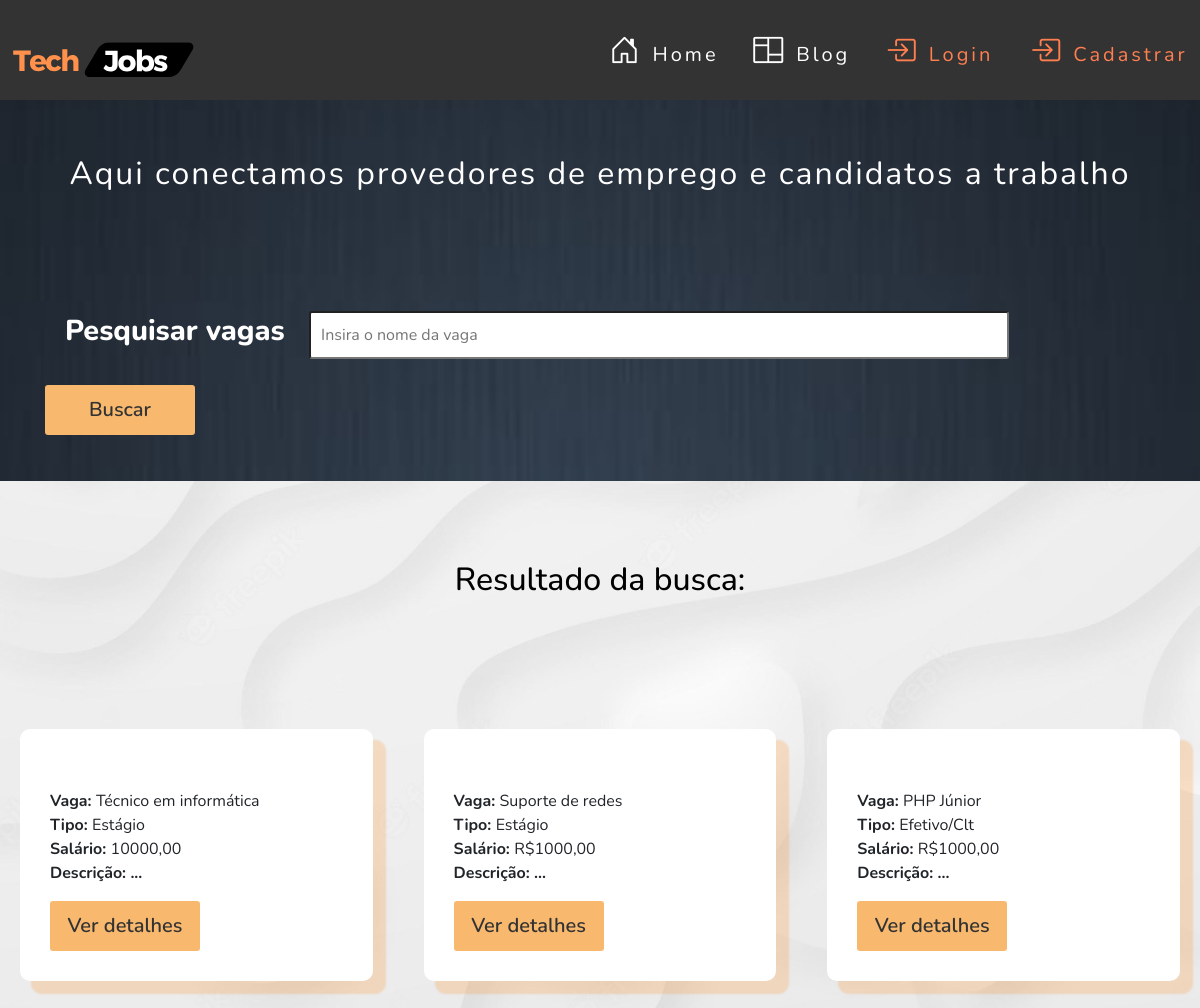
Before: /vaga/consulta.php with the older database file.
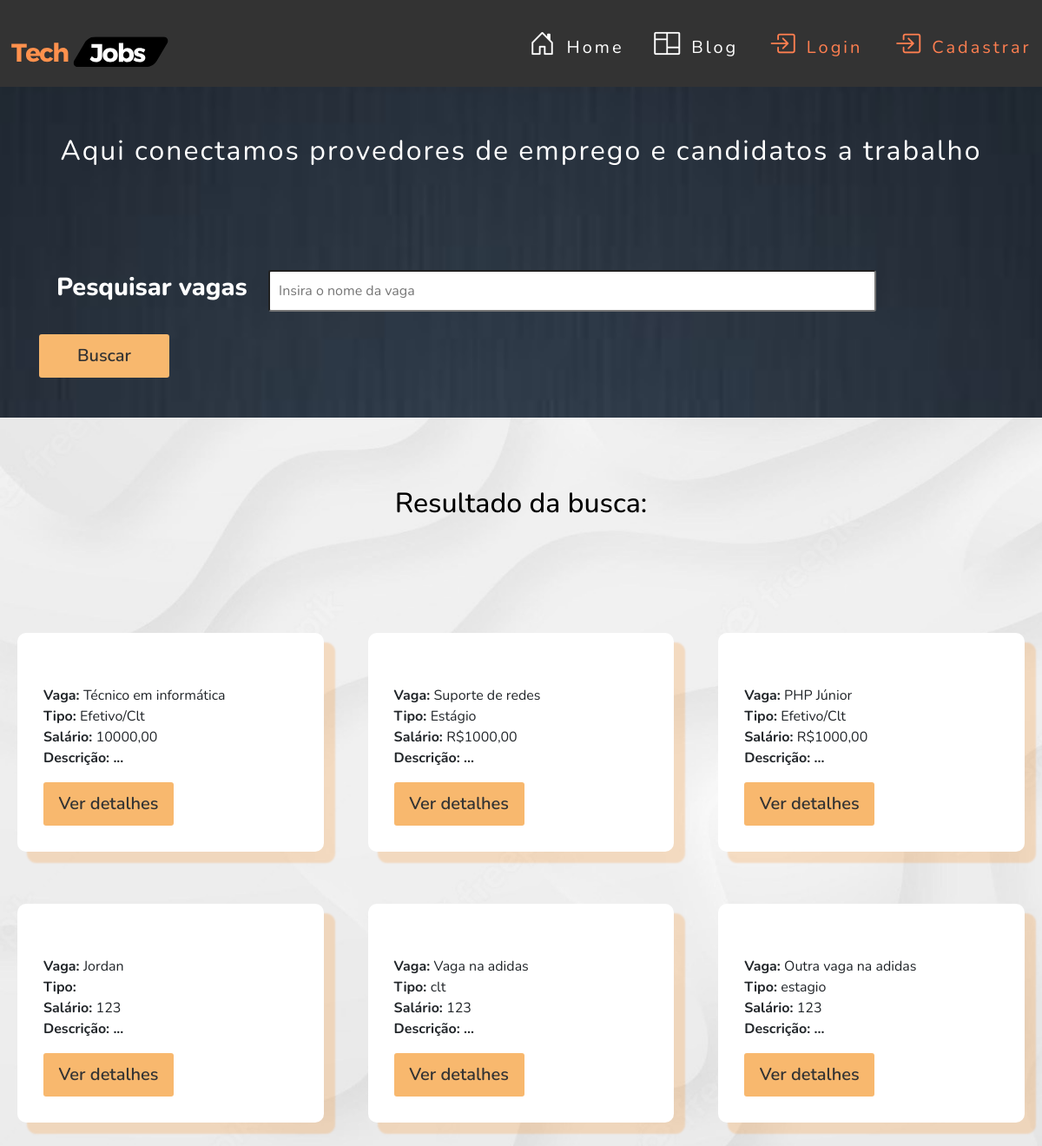
After: the same page with the newer database file.
### tables this page shows
CREATE TABLE `vaga` (
  `id` int NOT NULL,
  `nome` varchar(50) NOT NULL,
  `tipo` varchar(30) NOT NULL,
  `descricao` longtext NOT NULL,
  `salario` varchar(50) NOT NULL,
  `carga_horaria` varchar(100) NOT NULL,
  `data_publicacao` date NOT NULL,
  `data_expiracao` date NOT NULL,
  `usuario_id` int DEFAULT NULL
);

### src/database/conexao.php (called while the page is built)
<?php
class Conexao
{
    public static function getConexao()
    {
        try {
            return new PDO("mysql:host=127.0.0.1;dbname=techjobsdb", "root", "");
        } catch (\PDOException $e) {
            echo 'Error ao conectar com banco de dados. ' . $e->getMessage();
            return null;
        }
    }
}

### src/dao/vagadao.php (called while the page is built, shortened)
<?php
include_once __DIR__ . '/../database/conexao.php';
class  VagaDAO
{
    private $dbh;
    public function __construct()
    {
        $this->dbh = Conexao::getConexao();
    }
    public function getByVaga(string $nome)
    {
        $vaga = filter_input(INPUT_POST, 'vaga', FILTER_SANITIZE_SPECIAL_CHARS);
        $query = ("SELECT * FROM vaga WHERE nome LIKE '%$vaga%'");
        $stmt = $this->dbh->query($query);
        $resultados = $stmt->fetchAll(PDO::FETCH_ASSOC);
        $this->dbh = null;
        return $resultados;
    }
}

### vaga/consulta.php (the view, shortened to what this page needs)
<?php
require_once __DIR__ . '/../src/dao/vagadao.php';
if (isset($_SESSION['usuario'])) {
    require_once __DIR__ . '/../auth/permissoes.php';
    require_once __DIR__ . '/../layouts/headerlogin.php';
} else {
    require_once __DIR__ . '/../layouts/headerHome.php';
}
$dao = new VagaDAO();
$vagas = $dao->getByVaga('$nome');
?>
<link rel="stylesheet" href="https://maxcdn.bootstrapcdn.com/bootstrap/4.0.0/css/bootstrap.min.css"
>
<link rel="stylesheet" href="../assets/css/style.css">
<link rel="stylesheet" href="https://cdn.jsdelivr.net/npm/bootstrap-icons@1.11.1/font/bootstrap-icons.css">
<body id="home">
<div class="main-cta">
    <article class="main-cta-banner">
        <div class="main-cta-banner-spacer">
            <p>Aqui conectamos provedores de emprego e candidatos a trabalho</p>
            <div class="col-md-12">
                <div class="card-body font-weight-bold">
                    <div class="form-group main-cta-banner-busca">
                        <form action="consulta.php" method="POST">
                            <label for="vaga">
                                <h1>Pesquisar vagas</h1>
                            </label>
                            <input type="text" name="vaga" size="50" placeholder="Insira o nome da vaga"></input>
                            <span class="btn-orange">
                                    <button type="submit" class="btn-primary btn-lg">Buscar</button>
                                </span>
                        </form>
                    </div>
                </div>
            </div>
        </div>
    </article>
</div>
<section class="main-blog">
    <div class="main-blog-content">
        <?php
        if (!count($vagas)) { ?>
            <div class="main-blog-header">
                <h2 class="aos-init aos-animate">
                    Ainda não temos as vagas que você procura :(
                </h2>
            </div>
        <?php } else { ?>
            <div class="main-blog-header">
                <h2 class="aos-init aos-animate">
                    Resultado da busca:
                </h2>
            </div>
            <?php foreach ($vagas
                           as $vaga) { ?>
                <article>
                    <div class="icon"><i class="fa fa-3x fa-angellist"></i></div>
                    <div class="content" title="<?= $vaga['descricao'] ?>">
                        <?php echo '<strong>Vaga: </strong>' . $vaga['nome'] ?><br>
                        <p><?php echo '<strong>Tipo: </strong> ' . $vaga['tipo'] ?><br>
                            <?php echo '<strong>Salário: </strong> ' . $vaga['salario'] ?><br>
                            <?php echo '<strong>Descrição: ...</strong> '; ?>
                        </p>
                        <span class="btn-orange">
                                    <a href="candidatar.php?id=<?= $vaga['id'] ?>"><button type="submit"
                                                                                           class="btn-primary btn-lg">Ver detalhes</button></a>
                                </span>
                    </div>
                </article>
            <?php }
        } ?>
    </div>
</section>
</body>

### layouts/headerHome.php
<header class="main-header">
    <nav class="main-header-content">
        <div class="logo">
            <a href="../view/index.php">
                <img src="../assets/img/Tech%20(1).svg" alt="" width="200px" height="100px">
            </a>
        </div>
        <nav class="menu">
            <ul>
                <li class="item-menu">
                    <a href="../view/index.php">
                        <span class="icon"><i class="bi bi-house-door"></i></span>
                        <span class="txt-link">Home</span>
                    </a>
                </li>
                <li class="item-menu">
                    <a href="../view/blog.php">
                        <span class="icon"><i class="bi bi-columns"></i></span>
                        <span class="txt-link">Blog</span>
                    </a>
                </li>
                <li class="item-menu">
                    <a style="color: coral" href="../auth/index.php">
                        <span class="icon"><i class="bi bi-box-arrow-in-right"></i></span>
                        <span class="txt-link">Login</span>
                    </a>
                </li>
                <li class="item-menu">
                    <a style="color: coral" href="../usuarios/opçõesCadastro.php">
                        <span class="icon"><i class="bi bi-box-arrow-in-right"></i></span>
                        <span class="txt-link">Cadastrar</span>
                    </a>
                </li>
            </ul>
        </nav>
    </nav>
</header>

### assets/css/style.css (style rules this page uses)
* { margin: 0; padding: 0; box-sizing: border-box; font-family: Nunito, Arial, Helvetica, sans-serif; }
body { background-color: #eee; animation-name: FadeIn; animation-duration: .6s; animation-delay: .5s; animation-timing-function: ease-in-out; animation-fill-mode: backwards; animation-direction: alternate; font-family: Arial, Helvetica, sans-serif; background: url("../img/0-white-bg-1.jpeg"); background-size: cover; overflow-x: hidden; }
.main-header { width: 100%; background: #333333; padding: 10px 0; height: 100px; }
.main-header .main-header-content { display: flex; max-width: 1800px; margin: 0 auto; justify-content: space-between; height: 100%; }
.main-header .main-header-content .logo { flex-basis: 25%; border: none !important; }
.main-header .main-header-content .logo a { text-decoration: none; font-size: 1.5rem; letter-spacing: 3px; color: coral; padding: 5px; transition: .5s; }
nav.menu { transition: .2s; }
.menu ul { list-style-type: none; display: flex; }
.menu ul li.item-menu a { color: #ffffff; text-decoration: none; transition: .5s; font-size: 20px; padding: 25px 4%; display: flex; margin-bottom: 20px; line-height: 40px; cursor: pointer; letter-spacing: 3px; }
.menu ul li.item-menu a .txt-link { margin-left: 10px; margin-right: 20px; }
.menu ul li.item-menu a .icon { font-size: 30px; margin-left: 15px; }
.main-cta { width: 100%; background-image: url(../img/blue2.jpg); background-color: #333333; background-position: center center; background-size: cover; background-repeat: no-repeat; background-attachment: fixed; color: #fff; }
.main-cta .main-cta-banner { max-width: 1300px; margin: 0 auto; }
.main-cta .main-cta-banner .main-cta-banner-spacer p { font-size: 2rem; font-weight: 400; letter-spacing: 2px; color: #ffffff; text-align: center; padding: 50px 0; }
.main-cta .main-cta-banner .main-cta-banner-spacer label h1 { font-size: 1.8em; font-weight: 800; color: #ffffff; text-align: center; padding: 20px; }
.main-cta-banner-busca { padding: 10px; width: 100%; }
.main-cta-banner-busca input { padding: 10px; width: 700px; border-radius: 3px; margin-right: 15px; }
.btn-orange a button { border: none; padding: 10px; width: 150px; background-color: rgb(248, 184, 110); color: #333333; text-align: center; text-decoration: none; font-weight: 600; border-radius: 3px; cursor: pointer; transition: 0.6s; }
.btn-orange button { border: none; padding: 10px; width: 150px; background-color: rgb(248, 184, 110); color: #333333; text-align: center; text-decoration: none; font-weight: 600; border-radius: 3px; cursor: pointer; transition: 0.6s; }
.main-blog { max-width: 1300px; margin-left: auto; margin-right: auto; }
.main-blog .main-blog-header { width: 100%; padding-bottom: 50px; margin-bottom: 30px; }
.main-blog .main-blog-header h2 { color: #000000; margin: 0 5px; padding-top: 60px; padding-bottom: 50px; font-size: 2rem; font-weight: 500; text-align: center; }
.main-blog .main-blog-content { display: flex; flex-wrap: wrap; justify-content: space-between; margin: 20px; }
.main-blog .main-blog-content article { flex-basis: calc(33% - 30px); margin-bottom: 60px; border: none #e2dddd; border-radius: 10px; background-color: #fff; box-shadow: 12px 12px 2px 1px rgba(255, 132, 0, 0.2); padding: 30px; }
.main-blog .main-blog-content article .icon { padding: 15px; margin: 0 auto; }
a { text-decoration: none }

Changed rows visible on the page:
changed vaga "Técnico em informática": tipo "Estágio" → "Efetivo/Clt"
added vaga: nome "Jordan", salario "123"
added vaga: nome "Vaga na adidas", tipo "clt", salario "123"
added vaga: nome "Outra vaga na adidas", tipo "estagio", salario "123"
